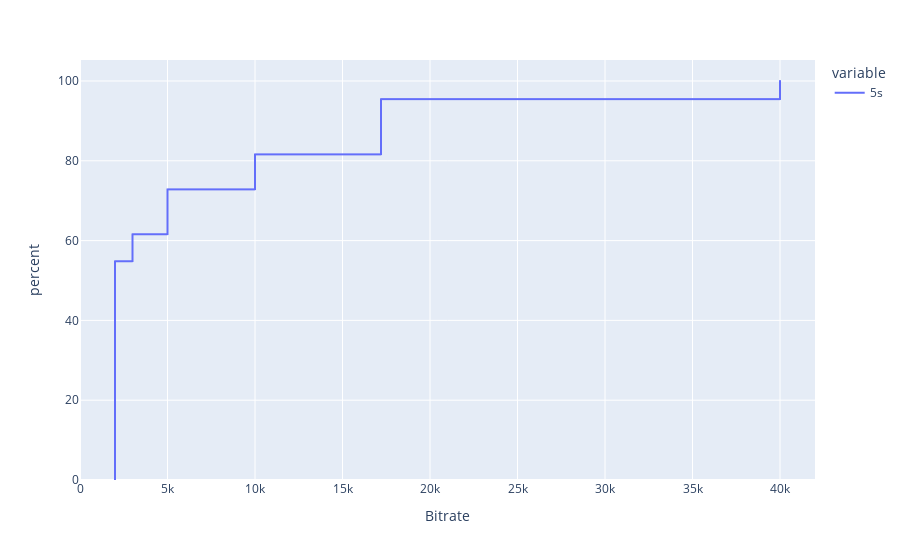

The notebook cell this image was saved under:
### Code cell
import plotly.express as px
import pandas as pd

resOccurrencesSortedDf = pd.DataFrame()
for idx, seglen in enumerate(seg_lens):
    #resOccurrencesSortedDf[seglen] = resOccurrencesSorted[idx]
    resOccurrencesSortedDf = pd.concat([resOccurrencesSortedDf, pd.DataFrame(resOccurrencesSorted[idx])], axis = 1)
resOccurrencesSortedDf.columns = seg_lens
#fig = px.ecdf(resOccurrencesSorted[0], ecdfnorm = "percent")
fig = px.ecdf(resOccurrencesSortedDf.loc[:, "5s"], ecdfnorm = "percent")
#fig.data
#fig.data[0].line.color = "red"
#fig.data[1].line.color = "green"
#fig.data[2].line.color = "blue"
#fig.update_xaxes(categoryorder = "array", categoryarray = ["480x270", "640x360", "960x540", "1280x720", "1920x1080", "3840x2160"])
fig.update_xaxes(title = "Bitrate", range = [0, 42000])
fig.show()

### Figure 1 — Plotly figure (JSON) as saved in the notebook; plotly's stock layout.template omitted (floating-point values rounded to 4 significant figures; data arrays with more than 128 entries replaced by an {"elided": "..."} marker saying what was removed)
{"data": [{"hovertemplate": "variable=5s<br>value=%{x}<br>percent=%{y}<extra></extra>", "legendgroup": "5s", "line": {"dash": "solid", "shape": "hv"}, "marker": {"color": "#636efa", "symbol": "circle"}, "mode": "lines", "name": "5s", "showlegend": true, "type": "scattergl", "x": {"elided": "4605 int values"}, "xaxis": "x", "y": {"elided": "4605 float values"}, "yaxis": "y"}], "layout": {"autosize": true, "legend": {"title": {"text": "variable"}, "tracegroupgap": 0}, "margin": {"t": 60}, "xaxis": {"anchor": "y", "domain": [0, 1], "range": [0, 42000], "title": {"text": "Bitrate"}, "type": "linear"}, "yaxis": {"anchor": "x", "autorange": true, "domain": [0, 1], "range": [0, 105.3], "rangemode": "tozero", "title": {"text": "percent"}, "type": "linear"}}}
